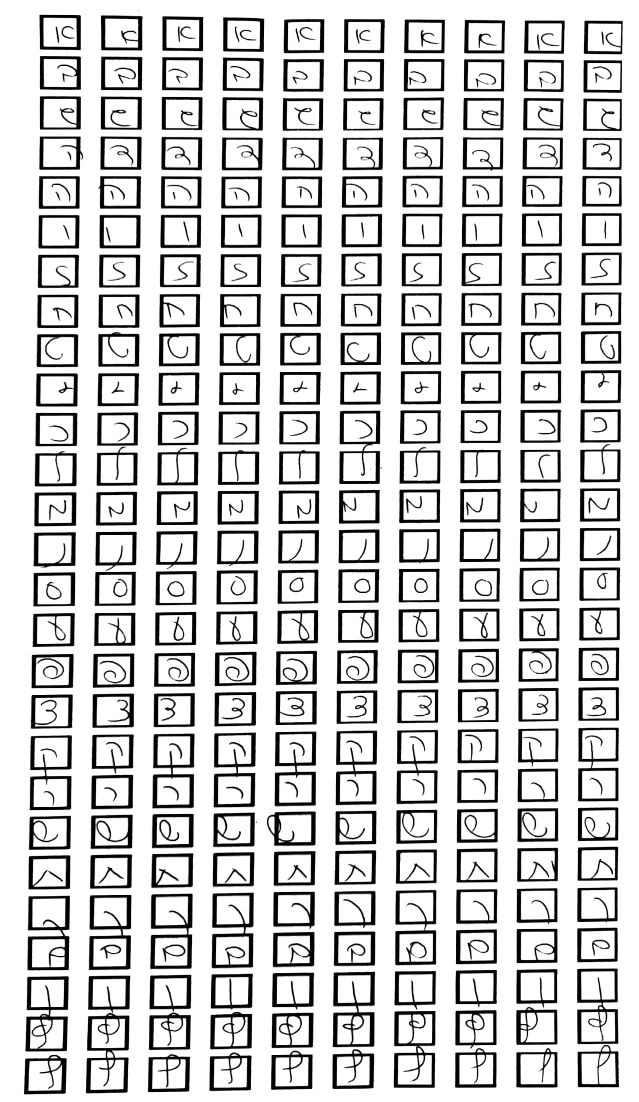
#> input picture Letters Dataset Collection/tables/2.jpg, 1917 x 3305 px, given in place of 2.png, which was not available (shown at 1/3 size)
$ python FindConturs.py   (older library calls are emulated)
#> lines starting #> are read from the running program, lines starting #| are printed output that depends on the picture; after the words box and inside, x2 and y2 are one past the last pixel; in counts of white or black regions, pixels touching at a corner belong together; pictures that were not available may be replaced by others from this repository, and a replacement may not be noted

import cv2
import numpy as np
#import image
image = cv2.imread('alo/2.png')
#> image is the input picture: shape (3305, 1917, 3); min 0, max 255, mean 207.3
cv2.imshow('orig', image)
cv2.waitKey(0)

if image.shape[0] < 40:
   print(image.shape[0])
   image = cv2.resize(image, (image.shape[1] * 2, image.shape[0] * 2))

#grayscale
gray = cv2.cvtColor(image,cv2.COLOR_BGR2GRAY)
cv2.imshow('gray',gray)
cv2.waitKey(0)

#binary
ret,thresh = cv2.threshold(gray, 109, 255, cv2.THRESH_BINARY_INV)
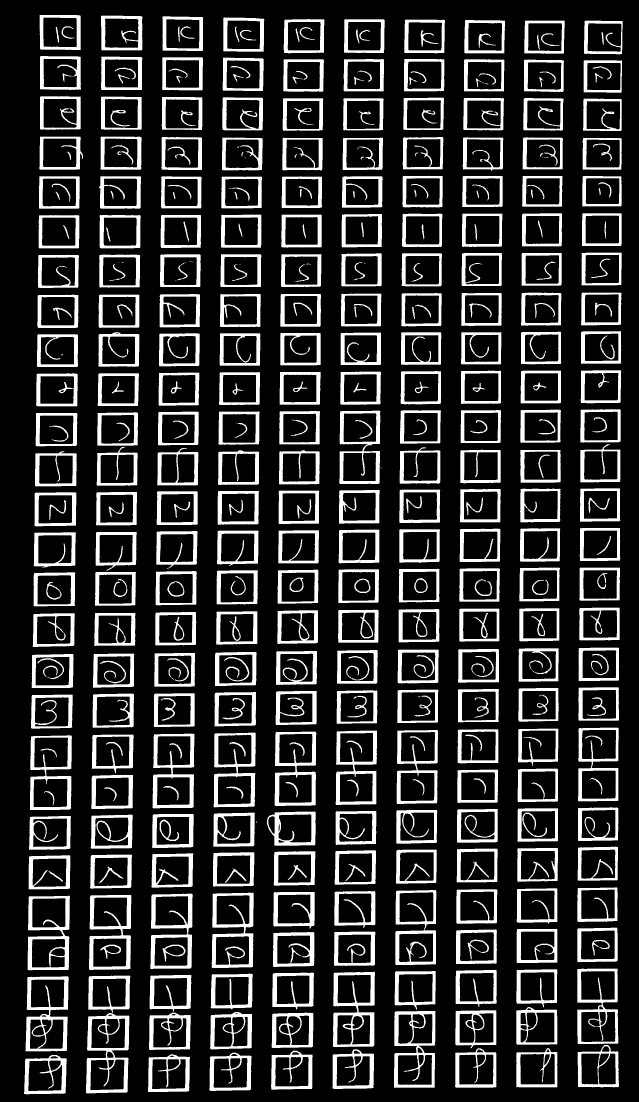
#> thresh: shape (3305, 1917) (shown at 1/3 size); 18.1% white; 483 white regions (39 under 20 px), largest, box (x1, y1, x2, y2) and area: (258, 3039, 388, 3280) 10201, (998, 2915, 1125, 3141) 9974, (76, 2929, 206, 3154) 9842
cv2.imshow('second',thresh)
cv2.waitKey(0)


#dilation
kernel = np.ones((9,9), np.uint8)
img_dilation = cv2.dilate(thresh, kernel, iterations=1)
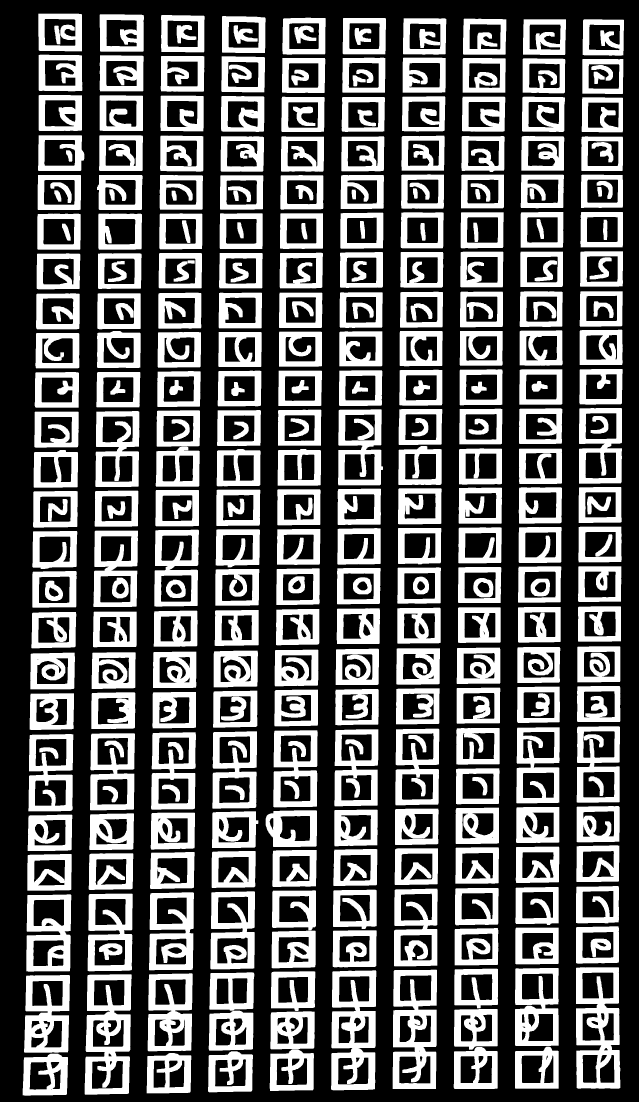
#> img_dilation: shape (3305, 1917) (shown at 1/3 size); 37.4% white; 342 white regions
cv2.imshow('dilated',img_dilation)
cv2.waitKey(0)
im2, ctrs, hier = cv2.findContours(img_dilation.copy(), cv2.RETR_EXTERNAL, cv2.CHAIN_APPROX_SIMPLE)
#> ctrs = 239 contours; largest, box (x1, y1, x2, y2) and area: (254, 2923, 395, 3284) 44288, (1728, 2902, 1861, 3266) 43744, (993, 2911, 1129, 3271) 43664, (1178, 2909, 1311, 3267) 43244, (626, 2917, 763, 3152) 28969
prev = 0

kernel = np.ones((5,2), np.uint8)
i=1
while prev != len(ctrs):
   prev = len(ctrs)
#> prev = 239
   img_dilation = cv2.dilate(img_dilation, kernel, iterations=-1)
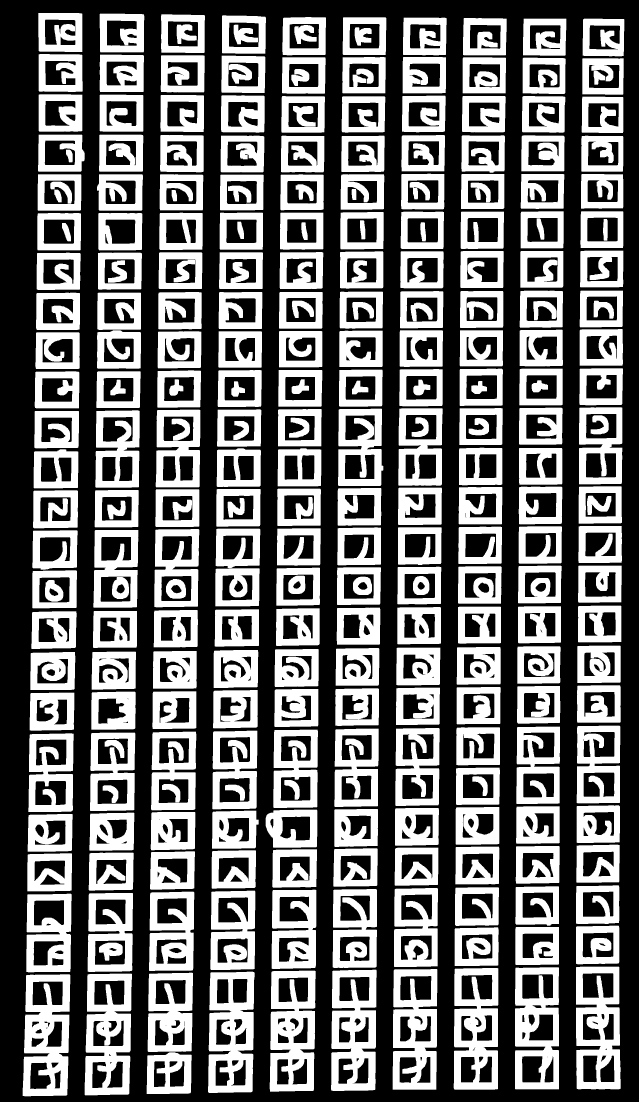
#> img_dilation: shape (3305, 1917) (shown at 1/3 size); 43.2% white; 294 white regions
   im2, ctrs, hier = cv2.findContours(img_dilation.copy(), cv2.RETR_EXTERNAL, cv2.CHAIN_APPROX_SIMPLE)
#> ctrs = 228 contours; largest, box (x1, y1, x2, y2) and area: (254, 2921, 396, 3286) 46086, (68, 2923, 211, 3289) 46063, (624, 2915, 764, 3279) 45812, (1545, 2902, 1677, 3268) 45654, (1361, 2904, 1495, 3269) 45542
   print (prev, len(ctrs))
#| 239 228
   cv2.imshow('dilated', img_dilation)
   cv2.waitKey(0)
   if i==1:
      i=2
   else:
      i=1

#sort contours)
sorted_ctrs = sorted(ctrs, key=lambda ctr: cv2.boundingRect(ctr)[0], reverse=True)
#> sorted_ctrs = 10 contours; largest, box (x1, y1, x2, y2) and area: (68, 31, 258, 3297) 442852, (254, 33, 437, 3294) 440061, (624, 38, 802, 3287) 437564, (440, 35, 619, 3290) 436828, (797, 43, 982, 3283) 435318

for i, ctr in enumerate(sorted_ctrs):
   # Get bounding box
   x, y, w, h = cv2.boundingRect(ctr)

   # Getting ROI
   roi = image[y:y+h, x:x+w]

   # show ROI
   cv2.imshow('segment no:'+str(i),roi)
   cv2.rectangle(image,(x,y),( x + w, y + h ),(90,0,255),2)
   cv2.waitKey(0)
   cv2.imwrite("roi/" + str(y) + "-" + str(y+h) + ".png", roi)
#> this loop made 10 passes
#> (x, y, w, h) on passes 1 to 8: (1728, 48, 149, 3228), (1545, 48, 158, 3228), (1361, 46, 163, 3231), (1178, 45, 166, 3232), (993, 44, 170, 3237), (797, 43, 185, 3240), (624, 38, 178, 3249), (440, 35, 179, 3255)
#> pass 1, `roi = image[y:y+h, x:x+w]`:
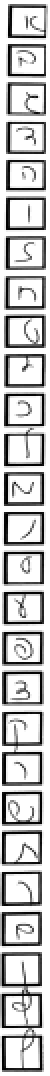
#> roi: shape (3228, 149, 3) (shown at 1/6 size); min 0, max 255, mean 197.8
#> pass 1, `cv2.imwrite("roi/" + str(y) + "-" + str(y+h) + ".png", roi)`:
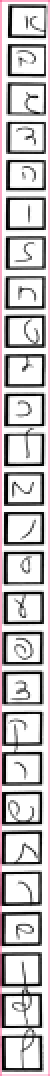
#> saved as 48-3276.png: shape (3228, 149, 3) (shown at 1/6 size); mean B, G, R 194.4, 192.5, 197.8
#> pass 2, `cv2.imwrite("roi/" + str(y) + "-" + str(y+h) + ".png", roi)`:
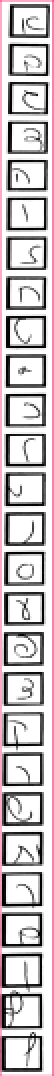
#> saved as 48-3276.png: shape (3228, 158, 3) (shown at 1/6 size); mean B, G, R 196.6, 194.8, 199.9
#> after the loop:
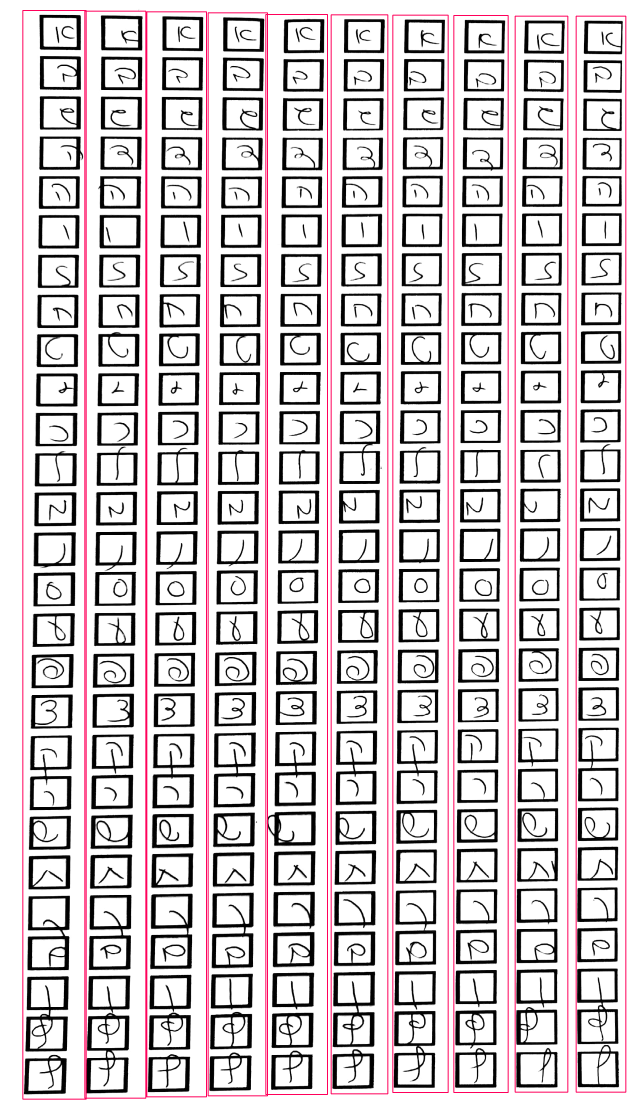
#> image: shape (3305, 1917, 3) (shown at 1/3 size); mean B, G, R 202, 199.1, 207.3

cv2.imshow('marked areas',image)
cv2.waitKey(0)

cv2.imwrite("alo.png", image)

$ run again, with Letters Dataset Collection/tables/0.jpg copied over Letters Dataset Collection/tables/2.jpg
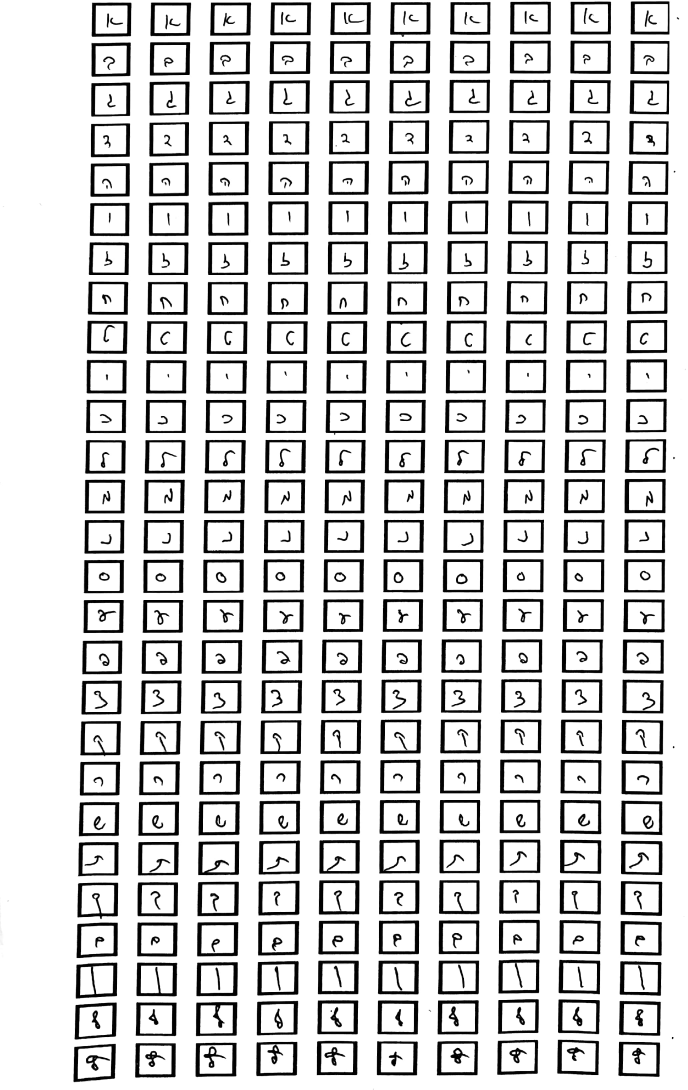
#> input picture Letters Dataset Collection/tables/0.jpg, 2064 x 3268 px, given in place of 2.png, which was not available (shown at 1/3 size)
#> image is the input picture: shape (3268, 2064, 3); min 0, max 255, mean 212.2
#> `ret,thresh = cv2.threshold(gray, 109, 255, cv2.THRESH_BINARY_INV)`:
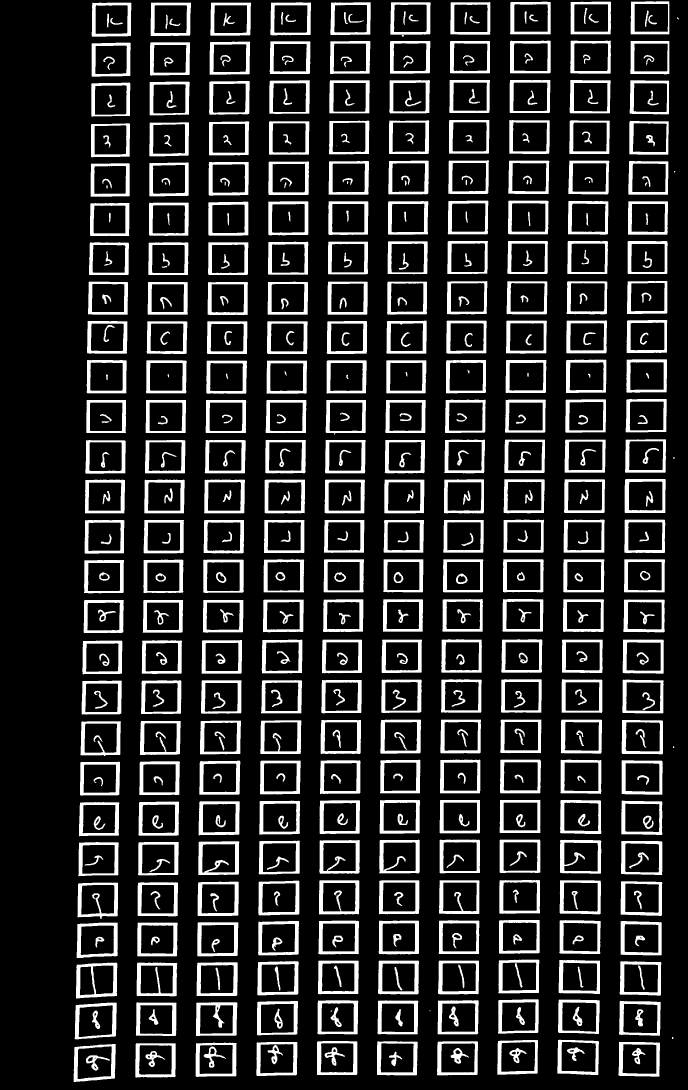
#> thresh: shape (3268, 2064) (shown at 1/3 size); 16.4% white; 569 white regions (9 under 20 px), largest, box (x1, y1, x2, y2) and area: (588, 3007, 712, 3108) 4718, (228, 2888, 352, 2996) 4586, (595, 2524, 718, 2625) 4566
#> `im2, ctrs, hier = cv2.findContours(img_dilation.copy(), cv2.RETR_EXTER..`: ctrs = 276 contours; largest, box (x1, y1, x2, y2) and area: (217, 3128, 351, 3250) 14724, (220, 3004, 354, 3122) 14374, (1851, 3122, 1984, 3234) 14190, (1668, 3115, 1801, 3229) 14170, (1861, 2156, 1993, 2267) 14163
#> prev = 276
#> `im2, ctrs, hier = cv2.findContours(img_dilation.copy(), cv2.RETR_EXTER..`: ctrs = 275 contours; largest, box (x1, y1, x2, y2) and area: (226, 2642, 359, 2880) 29194, (217, 3126, 352, 3252) 15380, (220, 3002, 355, 3124) 15027, (1851, 3120, 1985, 3236) 14837, (1668, 3113, 1802, 3231) 14815
#| 276 275
#> sorted_ctrs = 16 contours; largest, box (x1, y1, x2, y2) and area: (1668, 0, 1842, 3239) 433252, (1851, 0, 2017, 3244) 432146, (1488, 0, 1661, 3239) 431374, (765, 0, 942, 3242) 431268, (583, 0, 762, 3245) 431116
#> the loop `for i, ctr in enumerate(sorted_ctrs):` made 16 passes
#> (x, y, w, h) on passes 1 to 8: (2027, 38, 19, 34), (2018, 499, 17, 32), (2016, 1357, 17, 34), (2015, 2225, 17, 33), (2012, 3097, 17, 34), (1851, 0, 166, 3244), (1668, 0, 174, 3239), (1488, 0, 173, 3239)
#> after the loop `for i, ctr in enumerate(sorted_ctrs):`:
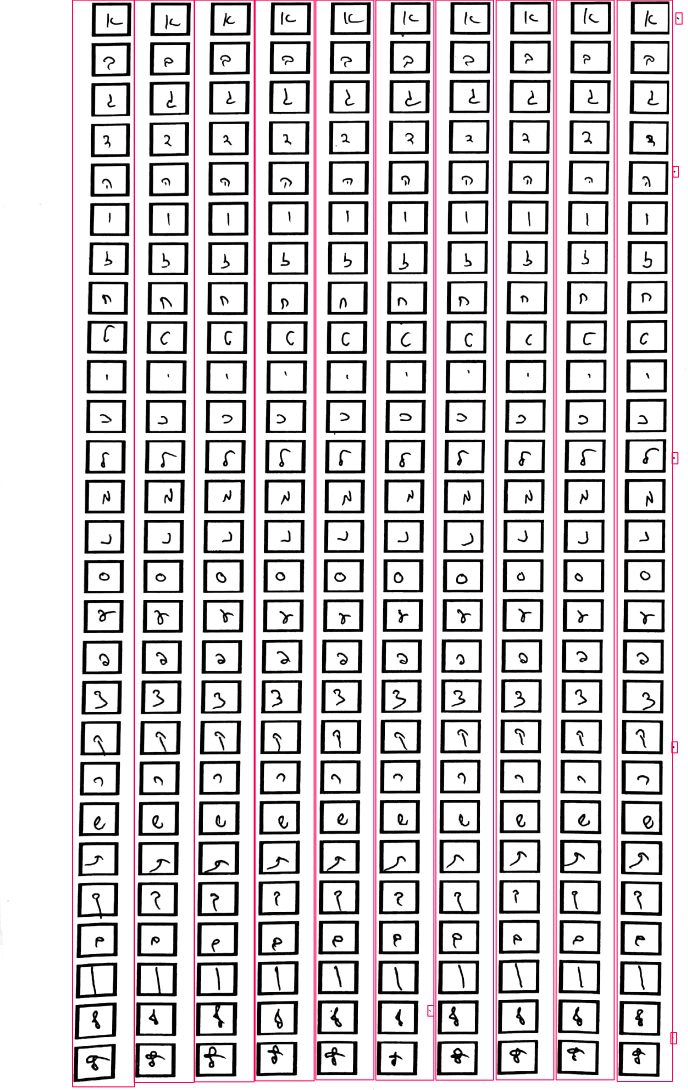
#> image: shape (3268, 2064, 3) (shown at 1/3 size); mean B, G, R 207.5, 205, 212.2

$ run again, with Letters Dataset Collection/tables/1.jpg copied over Letters Dataset Collection/tables/2.jpg
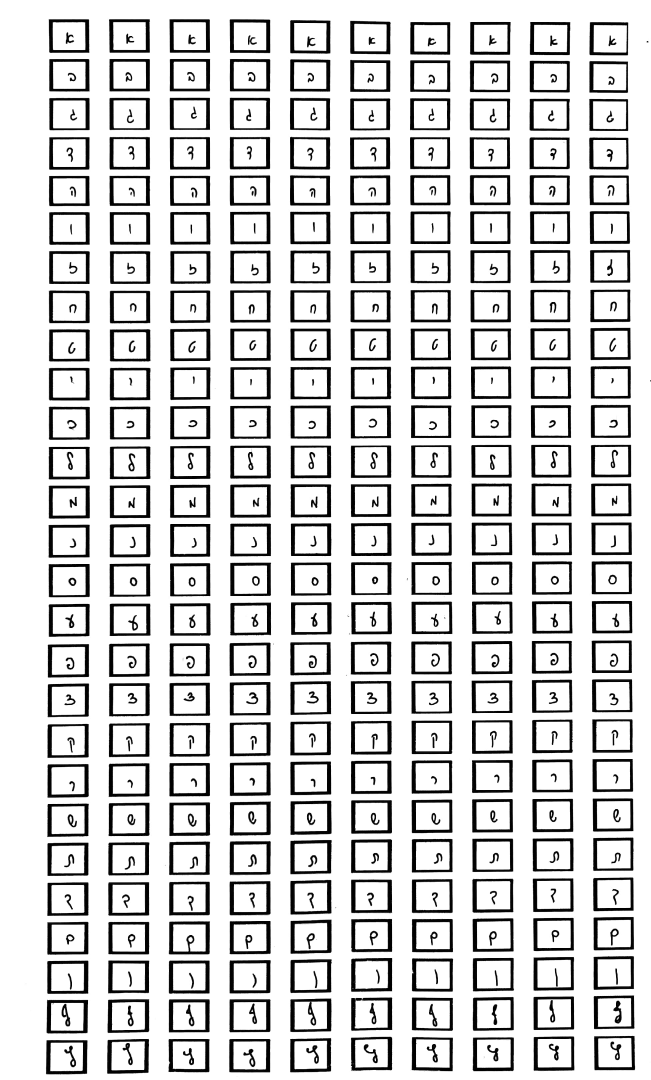
#> input picture Letters Dataset Collection/tables/1.jpg, 1953 x 3240 px, given in place of 2.png, which was not available (shown at 1/3 size)
#> image is the input picture: shape (3240, 1953, 3); min 0, max 255, mean 211.5
#> `ret,thresh = cv2.threshold(gray, 109, 255, cv2.THRESH_BINARY_INV)`:
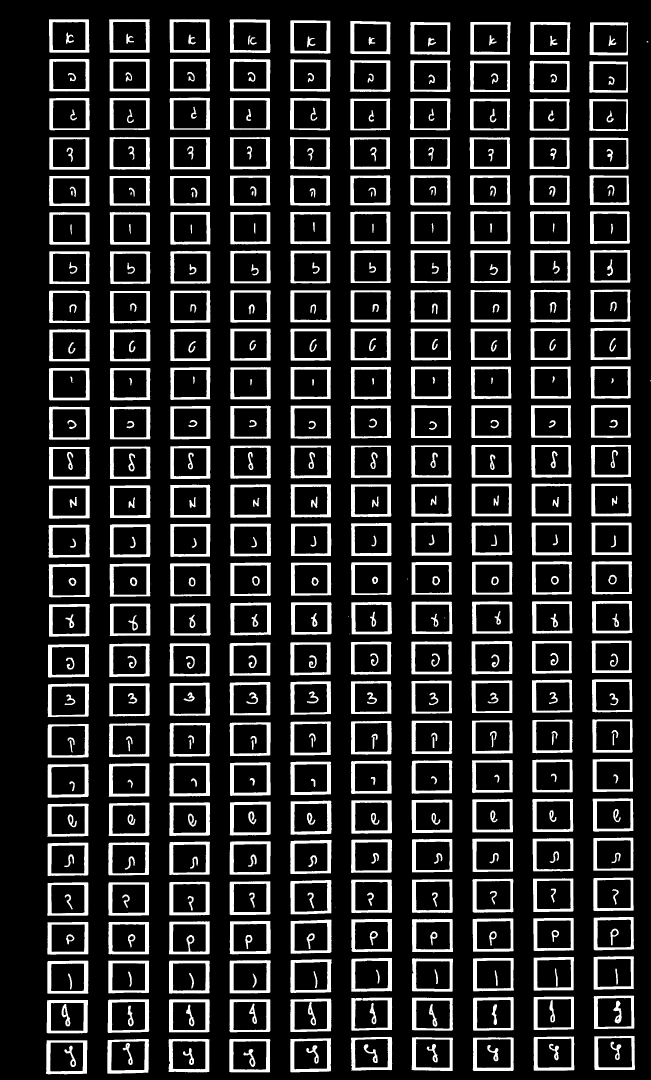
#> thresh: shape (3240, 1953) (shown at 1/3 size); 16.7% white; 568 white regions (10 under 20 px), largest, box (x1, y1, x2, y2) and area: (507, 2764, 629, 2863) 4328, (871, 2402, 995, 2504) 4150, (322, 3117, 447, 3221) 4125
#> `im2, ctrs, hier = cv2.findContours(img_dilation.copy(), cv2.RETR_EXTER..`: ctrs = 275 contours; largest, box (x1, y1, x2, y2) and area: (318, 3113, 451, 3225) 14255, (134, 3117, 266, 3227) 14020, (1597, 3105, 1727, 3216) 13942, (867, 2636, 998, 2747) 13930, (139, 2168, 270, 2277) 13925
#> prev = 275
#> `im2, ctrs, hier = cv2.findContours(img_dilation.copy(), cv2.RETR_EXTER..`: ctrs = 275 contours; largest, box (x1, y1, x2, y2) and area: (318, 3111, 452, 3227) 14899, (134, 3115, 267, 3229) 14662, (1597, 3103, 1728, 3218) 14580, (867, 2634, 999, 2749) 14568, (139, 2166, 271, 2279) 14557
#| 275 275
#> sorted_ctrs has the same summary as ctrs
#> the loop `for i, ctr in enumerate(sorted_ctrs):` made 275 passes
#> (x, y, w, h) on passes 1 to 3: (1947, 1134, 6, 16), (1936, 117, 14, 16), (1779, 3102, 131, 114)
#> after the loop `for i, ctr in enumerate(sorted_ctrs):`:
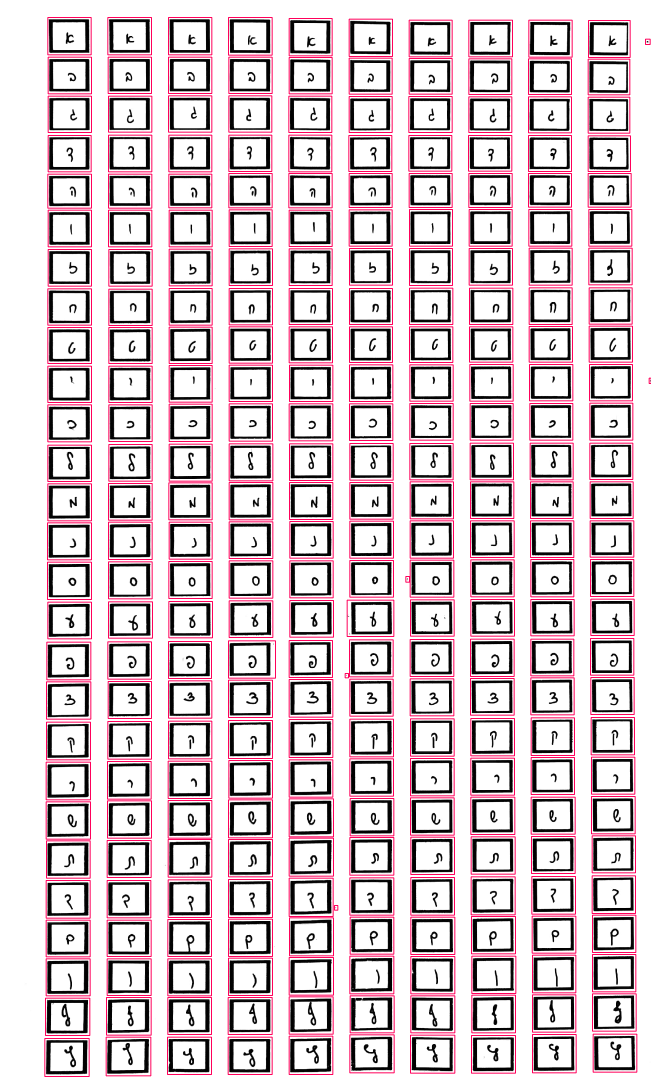
#> image: shape (3240, 1953, 3) (shown at 1/3 size); mean B, G, R 201.3, 195.8, 211.5
